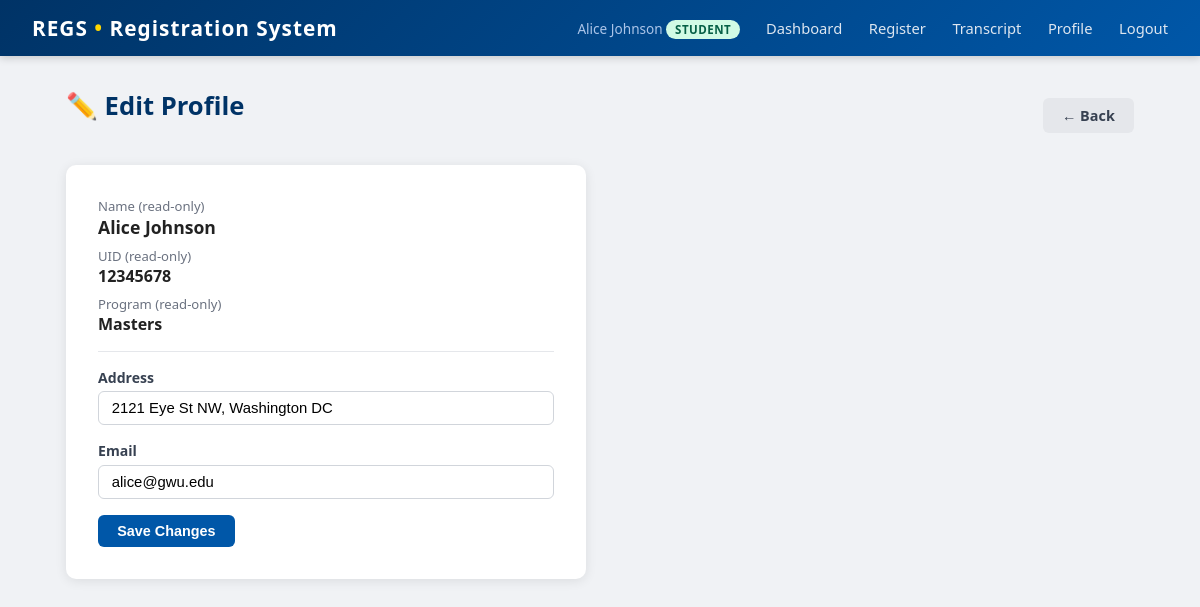
The app's page /student/profile (signed in) with its own data.
### tables this page shows
CREATE TABLE students (
    id         INTEGER PRIMARY KEY AUTOINCREMENT,
    user_id    INTEGER UNIQUE NOT NULL REFERENCES users(id),
    uid        TEXT UNIQUE NOT NULL,
    first_name TEXT NOT NULL,
    last_name  TEXT NOT NULL,
    program    TEXT NOT NULL CHECK(program IN ('Masters','PhD')),
    address    TEXT,
    email      TEXT,
    admit_year INTEGER DEFAULT 2024
);

### app.py (the view, shortened to what this page needs)
@app.route('/student/profile', methods=['GET', 'POST'])
def student_profile():
    if session.get('role') != 'student':
        return redirect(url_for('login'))
    student = cur.execute('SELECT * FROM students WHERE user_id=?', (session['user_id'],)).fetchone()
    return render_template('student_profile.html', student=student)

### templates/student_profile.html (shortened to what this page needs)
{% extends "base.html" %}
{% block content %}
<div class="page-header">
  <h1>✏️ Edit Profile</h1>
  <a href="{{ url_for('student_dashboard') }}" class="btn btn-secondary">← Back</a>
</div>
<div style="max-width:520px;">
  <div class="card">
    <div class="mb-2" style="padding-bottom:1rem; border-bottom:1px solid #e5e7eb;">
      <div class="text-small text-muted">Name (read-only)</div>
      <div style="font-size:1.1rem; font-weight:700;">{{ student.first_name }} {{ student.last_name }}</div>
      <div class="text-small text-muted mt-1">UID (read-only)</div>
      <div style="font-weight:600;">{{ student.uid }}</div>
      <div class="text-small text-muted mt-1">Program (read-only)</div>
      <div style="font-weight:600;">{{ student.program }}</div>
    </div>
    <form method="POST">
      <div class="form-group">
        <label>Address</label>
        <input type="text" name="address" value="{{ student.address or '' }}">
      </div>
      <div class="form-group">
        <label>Email</label>
        <input type="email" name="email" value="{{ student.email or '' }}">
      </div>
      <button type="submit" class="btn btn-primary">Save Changes</button>
    </form>
  </div>
</div>
{% endblock %}

### static/css/main.css (style rules this page uses)
*, *::before, *::after { box-sizing: border-box; margin: 0; padding: 0; }
body { font-family: 'Segoe UI', Arial, sans-serif; background: #f0f2f5; color: #222; min-height: 100vh; }
.page-header { display: flex; justify-content: space-between; align-items: center; margin-bottom: 1.4rem; }
.card { background: #fff; border-radius: 10px; box-shadow: 0 2px 12px rgba(0, 0, 0, 0.09); padding: 2rem; margin-bottom: 1.5rem; }
h1 { font-size: 1.6rem; color: #003366; margin-bottom: 1.2rem; }
.btn { display: inline-block; padding: 0.5rem 1.2rem; border-radius: 6px; border: none; cursor: pointer; font-size: 0.9rem; font-weight: 600; text-decoration: none; transition: all 0.15s; }
.btn-primary { background: #0057a8; color: #fff; }
.btn-secondary { background: #e5e7eb; color: #374151; }
.form-group { margin-bottom: 1rem; }
label { display: block; font-size: 0.88rem; font-weight: 600; color: #374151; margin-bottom: 0.3rem; }
input[type=text], input[type=password], input[type=email], input[type=number], select { width: 100%; padding: 0.5rem 0.8rem; border: 1px solid #d1d5db; border-radius: 6px; font-size: 0.93rem; transition: border 0.2s; }
.text-muted { color: #6b7280; }
.text-small { font-size: 0.82rem; }
.mt-1 { margin-top: 0.5rem; }
.mb-2 { margin-bottom: 1rem; }

### records on screen
students: first_name "Alice", last_name "Johnson", uid "12345678", program "Masters", address "2121 Eye St NW, Washington DC", email "alice@gwu.edu"

### other values on screen
{{ session.display_name }} "Alice Johnson"
{{ session.role }} "STUDENT"
